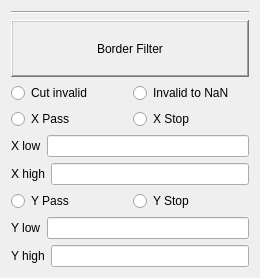
<?xml version="1.0" encoding="UTF-8"?>
<ui version="4.0">
 <class>MarginFilterControllerWidget</class>
 <widget class="QWidget" name="MarginFilterControllerWidget">
  <property name="geometry">
   <rect>
    <x>0</x>
    <y>0</y>
    <width>260</width>
    <height>278</height>
   </rect>
  </property>
  <property name="windowTitle">
   <string>Form</string>
  </property>
  <layout class="QVBoxLayout" name="verticalLayout">
   <item>
    <widget class="Line" name="line">
     <property name="orientation">
      <enum>Qt::Horizontal</enum>
     </property>
    </widget>
   </item>
   <item>
    <widget class="QLabel" name="label_5">
     <property name="frameShape">
      <enum>QFrame::WinPanel</enum>
     </property>
     <property name="frameShadow">
      <enum>QFrame::Raised</enum>
     </property>
     <property name="text">
      <string>Border Filter</string>
     </property>
     <property name="alignment">
      <set>Qt::AlignCenter</set>
     </property>
     <property name="wordWrap">
      <bool>false</bool>
     </property>
    </widget>
   </item>
   <item>
    <layout class="QHBoxLayout" name="horizontalLayout_7">
     <item>
      <widget class="QRadioButton" name="cuttingRadioButton">
       <property name="text">
        <string>Cut invalid</string>
       </property>
      </widget>
     </item>
     <item>
      <widget class="QRadioButton" name="toNaNRadioButton">
       <property name="text">
        <string>Invalid to NaN</string>
       </property>
      </widget>
     </item>
    </layout>
   </item>
   <item>
    <layout class="QHBoxLayout" name="horizontalLayout">
     <item>
      <widget class="QRadioButton" name="xPassRadioButton">
       <property name="text">
        <string>X Pass</string>
       </property>
      </widget>
     </item>
     <item>
      <widget class="QRadioButton" name="xStopRadioButton">
       <property name="text">
        <string>X Stop</string>
       </property>
      </widget>
     </item>
    </layout>
   </item>
   <item>
    <layout class="QHBoxLayout" name="horizontalLayout_2">
     <item>
      <widget class="QLabel" name="label">
       <property name="text">
        <string>X low</string>
       </property>
      </widget>
     </item>
     <item>
      <widget class="QLineEdit" name="xLowMarginLineEdit"/>
     </item>
    </layout>
   </item>
   <item>
    <layout class="QHBoxLayout" name="horizontalLayout_3">
     <item>
      <widget class="QLabel" name="label_2">
       <property name="text">
        <string>X high</string>
       </property>
      </widget>
     </item>
     <item>
      <widget class="QLineEdit" name="xHighMarginLineEdit"/>
     </item>
    </layout>
   </item>
   <item>
    <layout class="QHBoxLayout" name="horizontalLayout_4">
     <item>
      <widget class="QRadioButton" name="yPassRadioButton">
       <property name="text">
        <string>Y Pass</string>
       </property>
      </widget>
     </item>
     <item>
      <widget class="QRadioButton" name="yStopRadioButton">
       <property name="text">
        <string>Y Stop</string>
       </property>
      </widget>
     </item>
    </layout>
   </item>
   <item>
    <layout class="QHBoxLayout" name="horizontalLayout_5">
     <item>
      <widget class="QLabel" name="label_4">
       <property name="text">
        <string>Y low</string>
       </property>
      </widget>
     </item>
     <item>
      <widget class="QLineEdit" name="yLowMarginLineEdit"/>
     </item>
    </layout>
   </item>
   <item>
    <layout class="QHBoxLayout" name="horizontalLayout_6">
     <item>
      <widget class="QLabel" name="label_3">
       <property name="text">
        <string>Y high</string>
       </property>
      </widget>
     </item>
     <item>
      <widget class="QLineEdit" name="yHighMarginLineEdit"/>
     </item>
    </layout>
   </item>
  </layout>
 </widget>
 <resources/>
 <connections/>
</ui>
